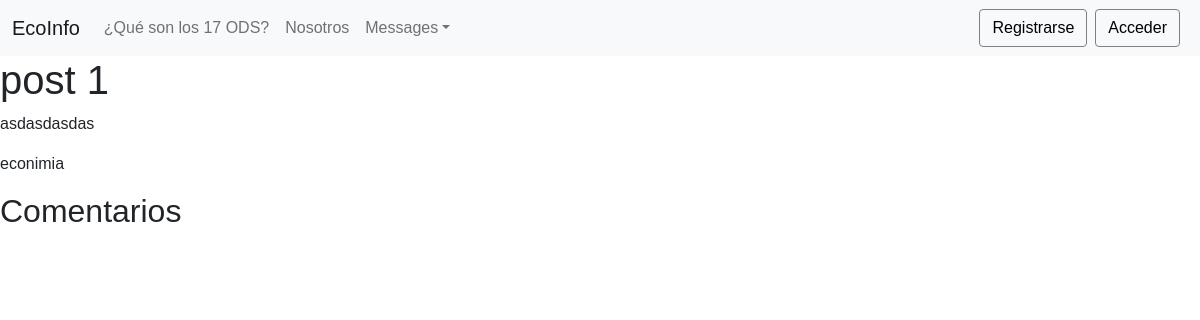
/leer_posteo/3, run on an earlier commit of the app's database.
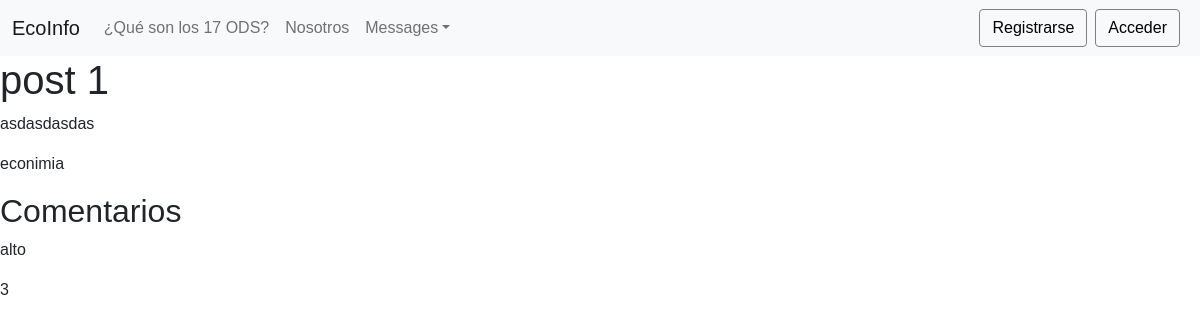
And on a later commit of the database.
### feed/models.py (models this page shows, shortened)
class post(models.Model):
    posteador = models.ForeignKey(User, on_delete=models.CASCADE, null=True)
    titulo = models.CharField(max_length=100)
    contenido = models.TextField()
    pre_contenido = models.TextField()
    categoria = models.ForeignKey(categoria, on_delete=models.CASCADE,  default=1, null=False)
    creado_en = models.DateTimeField(auto_now_add=True)
    actualizado_en = models.DateTimeField(auto_now=True)
    me_gusta = models.IntegerField(default=0)
    no_megusta = models.IntegerField(default=0)
    imagen = models.FileField(upload_to='imagenes_posts', default='post_default.jpg')
    visitas = models.IntegerField(default=0)

class categoria(models.Model):
    name = models.CharField(max_length=50)
    imagen = models.ImageField(upload_to='categoria',default='categoria_default.png')
    def __str__(self):
        return self.name

class comentario(models.Model):
    post = models.ForeignKey(post, on_delete=models.CASCADE)
    comentador = models.ForeignKey(User, on_delete=models.CASCADE, null=True)
    contenido = models.TextField()
    creado_en = models.DateTimeField(auto_now_add=True)
    actualizado_en = models.DateTimeField(auto_now=True)
    aprobado = models.BooleanField(default=False)

### feed/views.py (the view)
# urls.py: path('leer_posteo/<id>',views.leer_posteo, name='leer_posteo'),
def leer_posteo(request,id):
    un_posteo=post.objects.get(id=id)
    comentarios_del_posteo = comentario.objects.filter(post_id=id,aprobado=True).order_by('creado_en').reverse()
    un_posteo.visitas += 1
    un_posteo.save()
    return render(request,"leer_post.html",{'un_posteo':un_posteo, 'comentarios_del_posteo':comentarios_del_posteo})

### feed/templates/leer_post.html (shortened to what this page needs)
{% extends "base.html" %}
{% block content %}
<h1>acá se puede leer el post completo</h1>
{% if un_posteo %}
    <h1>{{ un_posteo.titulo }}</h1>
    <p>{{ un_posteo.contenido }}</p>
    <p>{{ un_posteo.categoria }}</p>
    <h2>Comentarios</h2>
    {% for un_comentario in comentarios_del_posteo %}
        <p>{{ un_comentario.contenido }}</p>
        <p>{{ un_comentario.comentador_id }}</p>
    {% endfor %}
{% endif %}
{% endblock%}

### feed/templates/base.html (shortened to what this page needs)
{% load static %}
<!DOCTYPE html>
<html lang="en">
  <head>
    <link href="https://cdn.jsdelivr.net/npm/bootstrap@5.1.3/dist/css/bootstrap.min.css" rel="stylesheet">
    <link rel="stylesheet" type="text/css" href="{% static 'css/estilos.css' %}">
</head>
<body>
      <nav class="navbar fixed-top navbar-expand-sm navbar-light bg-light "  >
        <div class="container-fluid" >
            <a href="{% url 'feed'%}" class="navbar-brand">EcoInfo</a>
            <div id="navbarCollapse" class="collapse navbar-collapse">
                <ul class="nav navbar-nav">
                    <li class="nav-item">
                        <a href="#" class="nav-link">¿Qué son los 17 ODS?</a>
                    </li>
                    <li class="nav-item">
                        <a href="#" class="nav-link">Nosotros</a>
                    </li>
                    <li class="nav-item dropdown">
                        <a href="#" class="nav-link dropdown-toggle" data-bs-toggle="dropdown">Messages</a>
                    </li>
                </ul>
                {% if user.is_authenticated %}
                <ul class="nav navbar-nav ms-auto">
                    {% include 'notificaciones.html' %}
                    <!--
                        Acá va el código para mostrar las notificaciones
                    -->
                    <li class="nav-item dropdown">
                        <a href="#" class="nav-link dropdown-toggle" data-bs-toggle="dropdown">
                            <img src="/static/img/avatar_dafault.png" alt="Perfil usuario" style="height: 2rem; width: 2rem;">
                        </a>
                        <div class="dropdown-menu dropdown-menu-end">
                            <h6 style="text-align: center;" >{{user.username}}</h6>
                            <div class="dropdown-divider"></div>
                            <a href="{% url 'perfil_usuario'%}" class="dropdown-item">Perfil</a>
                            <a href="{% url 'perfil_usuario'%}" class="dropdown-item">Crear Post</a>
                            <div class="dropdown-divider"></div>
                            <a href="{% url 'logout'%}" class="dropdown-item">Salir</a>
                        </div>
                    </li>
                    {% else %}
                    <form class="d-flex ms-auto">
                      <a href="{% url 'registrarse' %}" class="btn btn-light me-2" style="border-color:grey ;">Registrarse</a>
                      <a href="{% url 'acceder' %}" class="btn btn-light me-2" style="border-color: grey;">Acceder</a>
                    </form>
                    {% endif %}
            </div>
        </div>
    </nav>
    {% block content %}{% endblock %}
</body>
</html>

### feed/static/css/estilos.css (style rules this page uses)
html, body { height: 100%; margin: 0; font-family: Helvetica; width: 100%; }
a { text-decoration: none; color: #000; }

What changed in the data, as far as the page shows it:
now on this page (row edited): comentario: contenido "alto", comentador_id "3"
